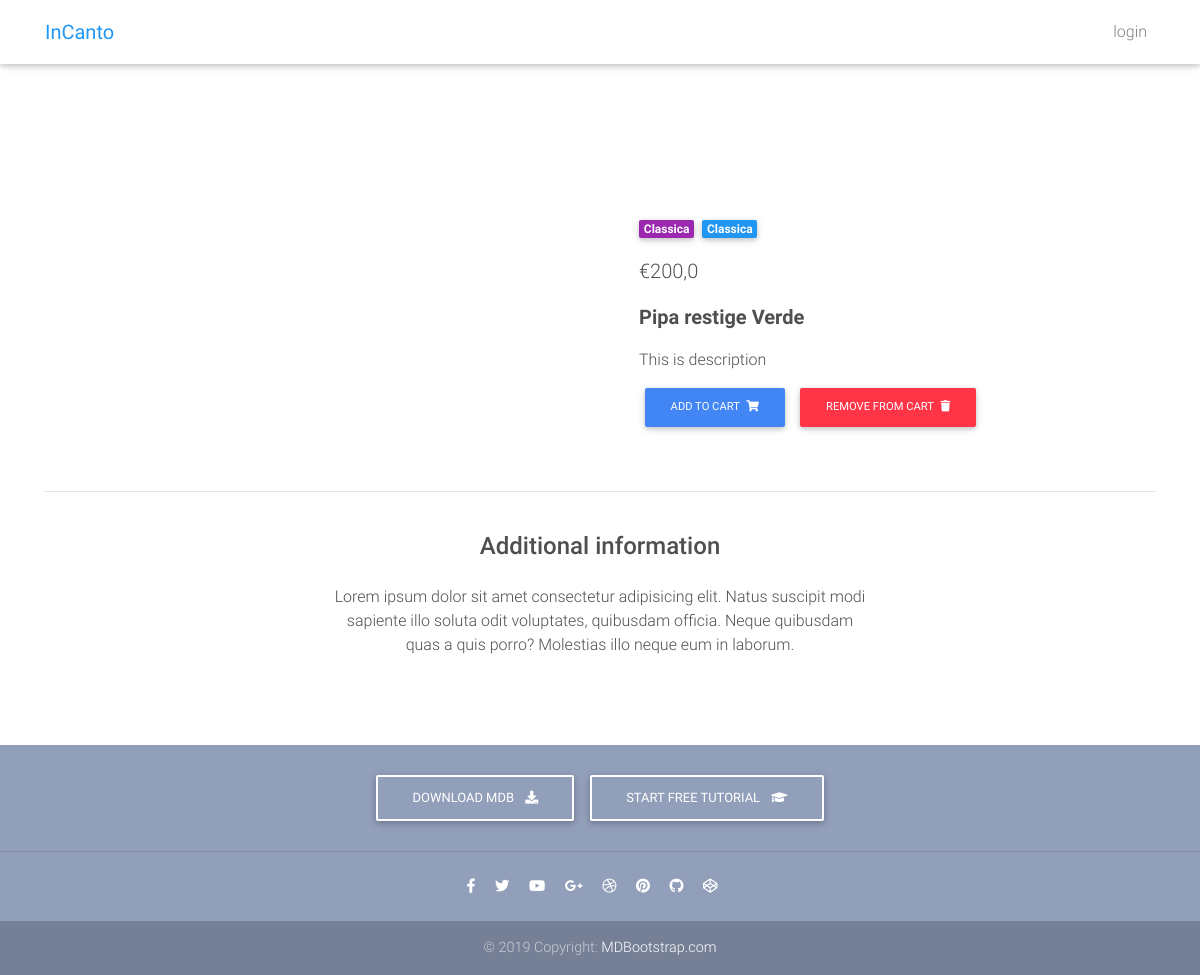
/product/1/, run on an earlier commit of the app's database.
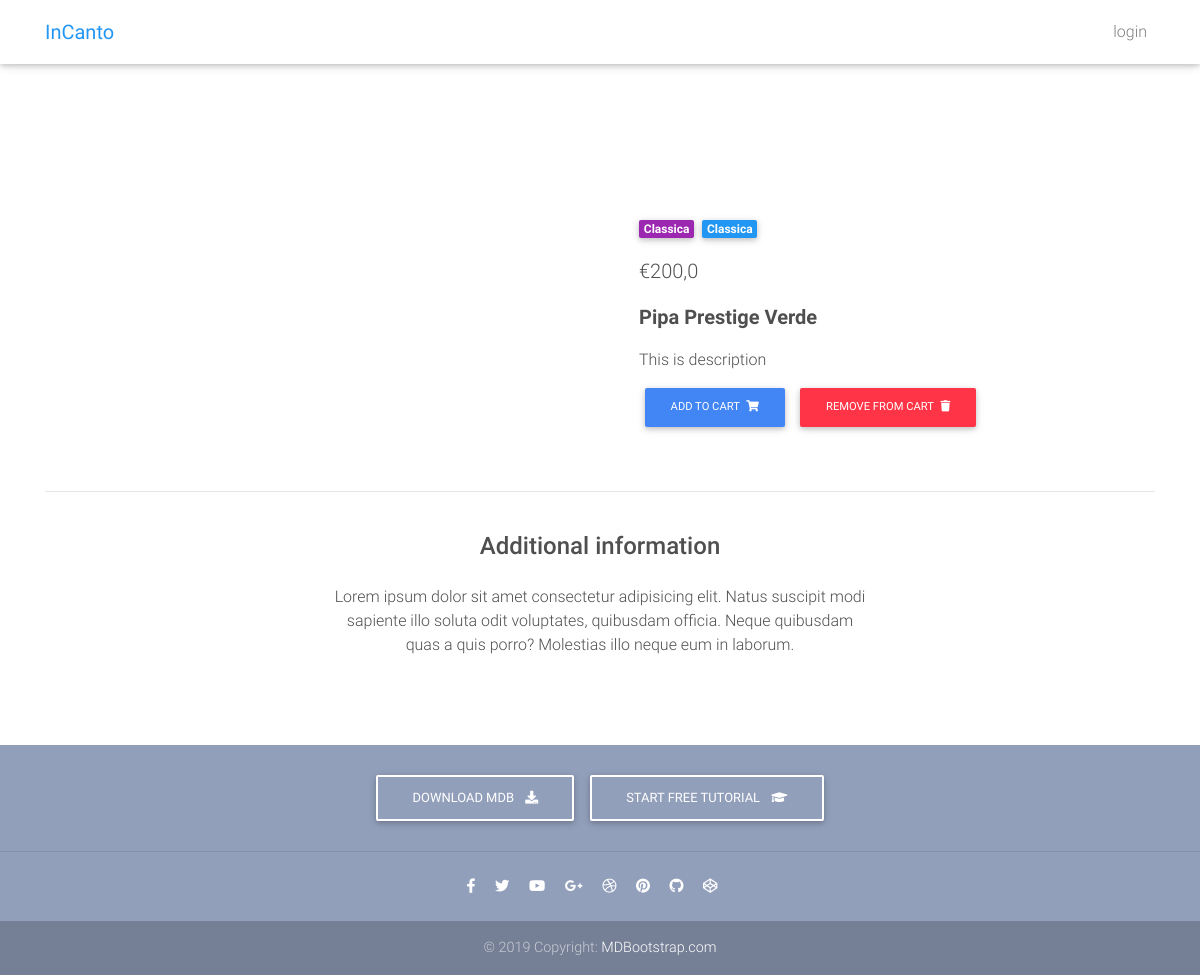
And on a later commit of the database.
### core/models.py (models this page shows, shortened)
class Item(models.Model) :
    item_name = models.CharField(max_length=100)
    price = models.FloatField()
    discount_price = models.FloatField(blank=True, null=True)
    category = models.CharField(choices=CATEGORY, max_length=2)
    label = models.CharField(choices=LABEL, max_length=2)
    description = models.TextField()
    immagine = models.CharField(max_length=100)
    price = models.FloatField()
    def get_add_to_cart_url(self) :
        return reverse("core:add-to-cart", kwargs={
            "pk" : self.pk
        })
    def get_remove_from_cart_url(self) :
        return reverse("core:remove-from-cart", kwargs={
            "pk" : self.pk
        })

### core/views.py (the view)
# urls.py: path('product/<pk>/', ProductView.as_view(), name='product'),
class ProductView(DetailView) :
    model = Item
    template_name = "product.html"

### templates/product.html (shortened to what this page needs)
{% extends 'base.html' %}
{% block content %}
{% load static %}
  <main class="mt-5 pt-4">
    <div class="container dark-grey-text mt-5">
      <div class="row wow fadeIn">
        <div class="col-md-6 mb-4">
        </div>
        <div class="col-md-6 mb-4">
          <div class="p-4">
            <div class="mb-3">
              <a href="">
                <span class="badge purple mr-1">{{ object.get_category_display }}</span>
              </a>
              <a href="">
                <span class="badge blue mr-1">{{ object.get_label_display }}</span>
              </a>
            </div>
            <p class="lead">
            {% if object.discount_price %}
              <span class="mr-1">
              <del>€{{ object.price }}</del>
              </span>
              <span>€{{ object.discount_price }}</span>
            {% else %}
             <span>€{{ item.price }}</span>
            {% endif %}
            </p>
            <p class="lead font-weight-bold">{{ object.item_name }}</p>
            <p>{{ object.description }}</p>
            <a href="{{ object.get_add_to_cart_url }}" class="btn btn-primary btn-md my-0 p" >Add to cart
                <i class="fas fa-shopping-cart ml-1"></i>
            </a>
            <a href="{{ object.get_remove_from_cart_url }}" class="btn btn-danger btn-md my-0 p" >Remove From cart
                <i class="fas fa-trash ml-1"></i>
            </a>
          </div>
        </div>
      </div>
      <hr>
      <div class="row d-flex justify-content-center wow fadeIn">
        <div class="col-md-6 text-center">
          <h4 class="my-4 h4">Additional information</h4>
          <p>Lorem ipsum dolor sit amet consectetur adipisicing elit. Natus suscipit modi sapiente illo soluta odit
            voluptates,
            quibusdam officia. Neque quibusdam quas a quis porro? Molestias illo neque eum in laborum.</p>
        </div>
      </div>
      <div class="row wow fadeIn">
        <div class="col-lg-4 col-md-12 mb-4">
        </div>
        <div class="col-lg-4 col-md-6 mb-4">
        </div>
        <div class="col-lg-4 col-md-6 mb-4">
        </div>
      </div>
    </div>
  </main>
{% endblock content %}

What changed in the data, as far as the page shows it:
changed Item "This is description": item_name "Pipa restige Verde" → "Pipa Prestige Verde"
